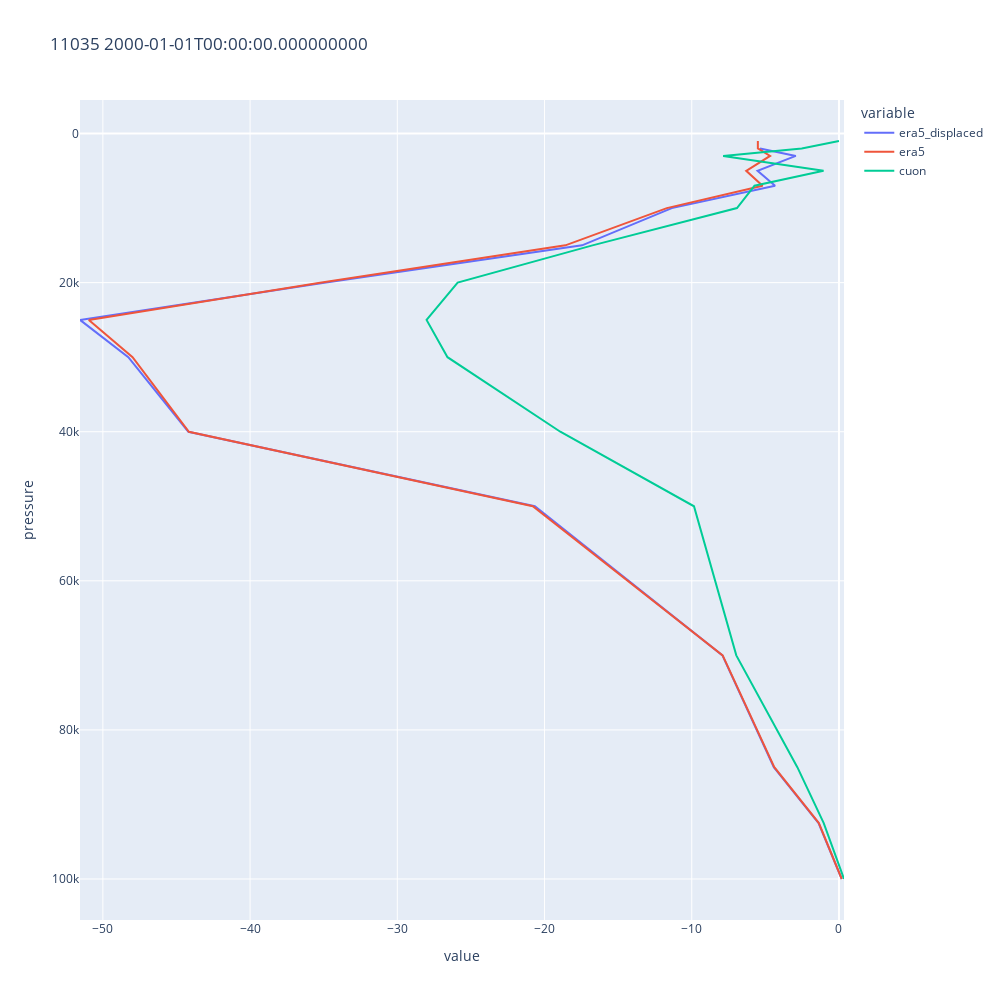
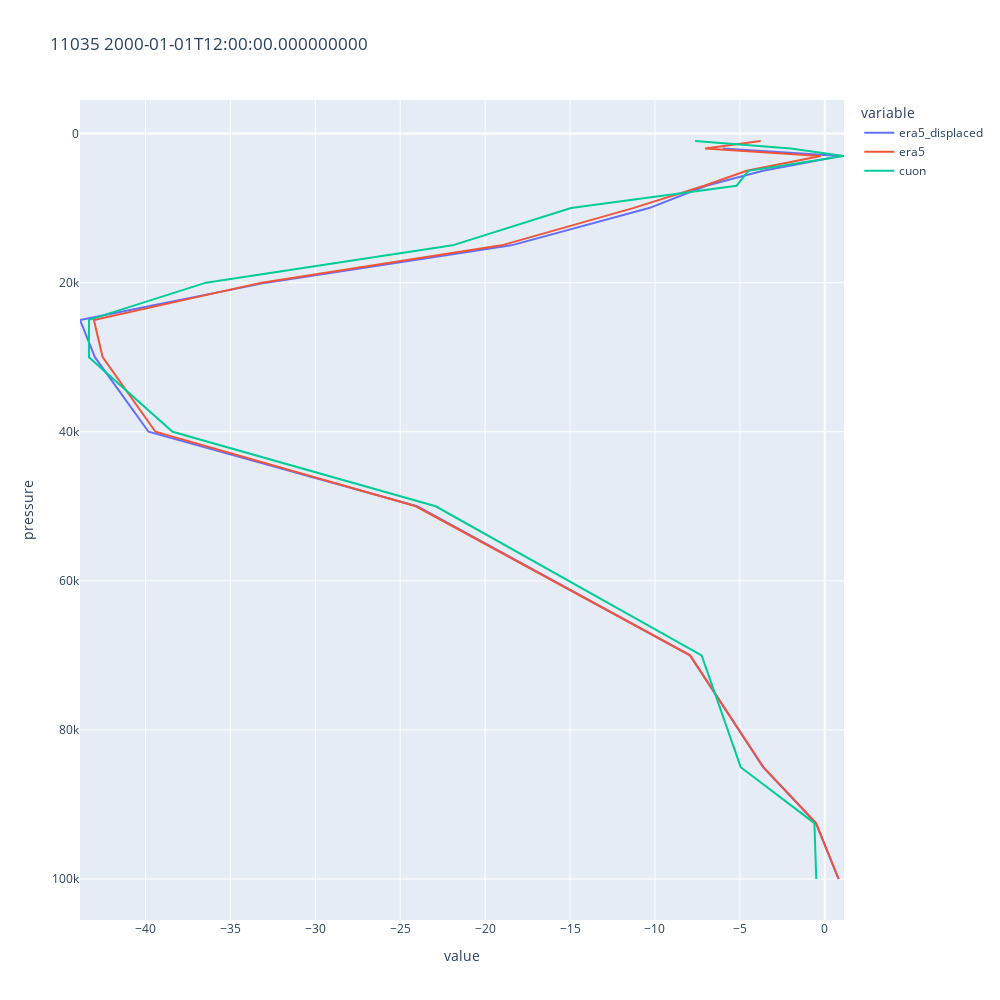
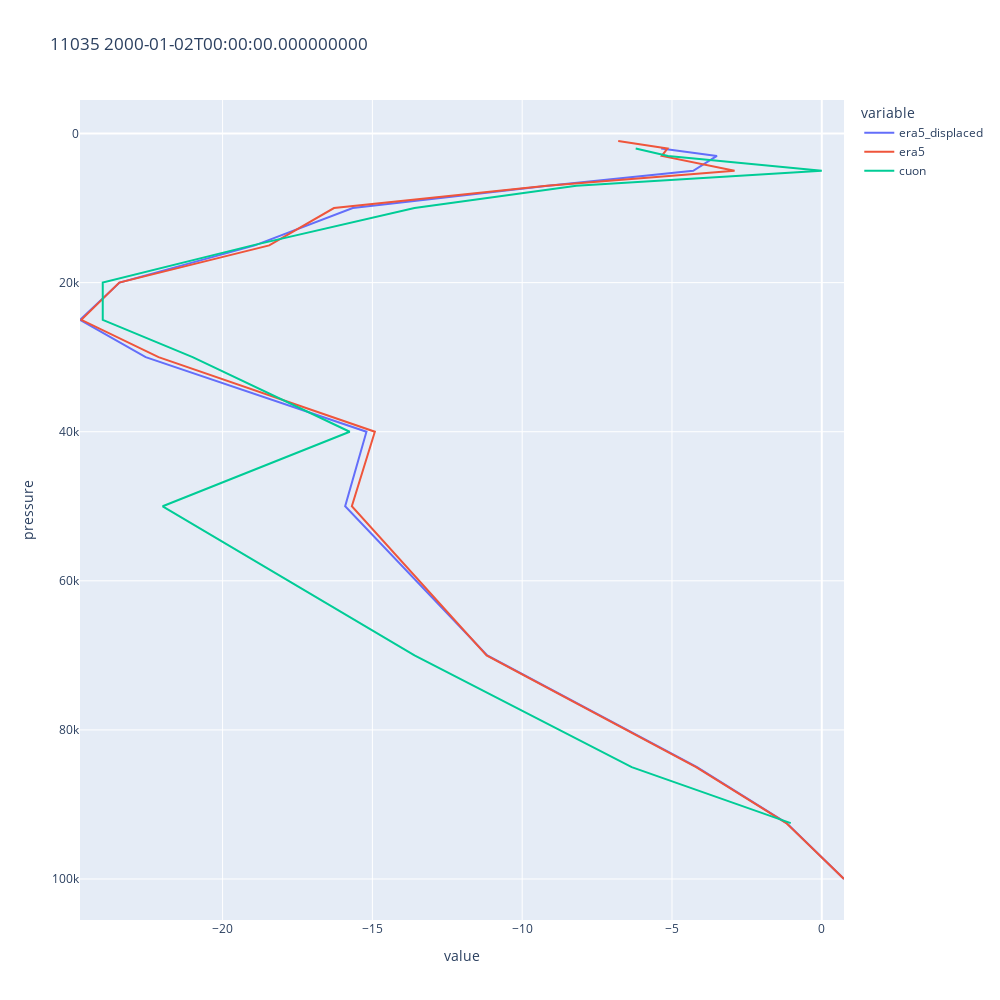
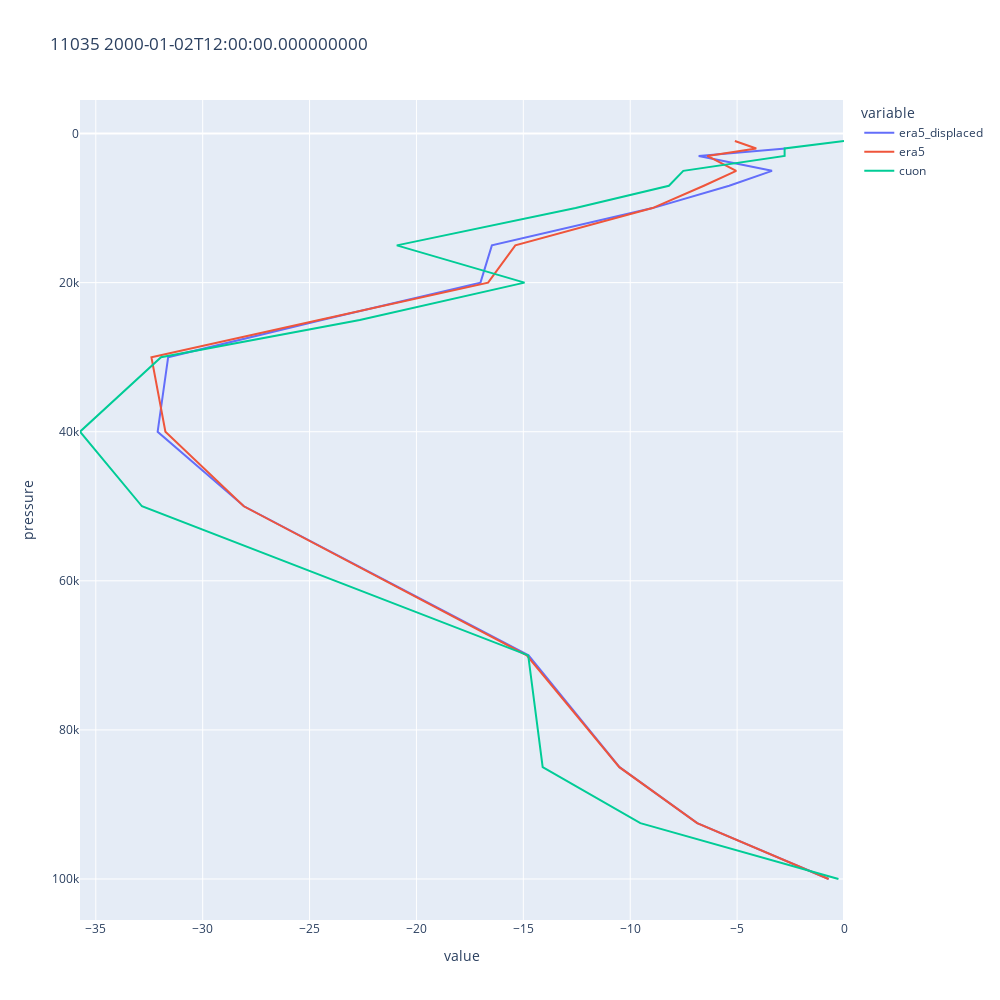

Source (notebook cell) for these figures, in order:
### Code cell
year = 2000
mon = 1
sid = '11035'
conv_file = glob.glob('/mnt/users/scratch/leo/scratch/converted_v9/*' + sid + '*_CEUAS_merged_v1.nc')[0]

dt_from = datetime_to_seconds(np.datetime64(str(year)+'-01-01'))
dt_to = datetime_to_seconds(np.datetime64(str(year)+'-12-31'))

df_dict = {}
h_df_dict = {}

with h5py.File(conv_file, 'r') as file:
    rts = file['recordindices']['recordtimestamp'][:]
    idx = np.where(np.logical_and((rts >= dt_from), (rts <= dt_to)))[0]
    if len(idx) == 0:
        print('(1) NO DATA FOUND IN CONVERTED_V9: ', sid)

    h_idx = file['recordindices']['140'][idx]
    t_idx = file['recordindices']['126'][idx]
    plevs = [1000,2000,3000,5000,7000,10000,15000,20000,25000,30000,40000,50000,70000,85000,92500,100000]


    mask = file['observations_table']['z_coordinate'][t_idx[0]:t_idx[-1]]
    mask = np.isin(mask,plevs)

    h_mask = file['observations_table']['z_coordinate'][h_idx[0]:h_idx[-1]]
    h_mask = np.isin(h_mask,plevs)

    t_len = len(mask[mask == True])

    df_dict['z_coordinate'] = list(file['observations_table']['z_coordinate'][t_idx[0]:t_idx[-1]][mask])
    df_dict['date_time'] = list(file['observations_table']['date_time'][t_idx[0]:t_idx[-1]][mask])
#             df_dict['observation_value'] = list(file['observations_table']['observation_value'][t_idx[0]:t_idx[-1]][mask])
    df_dict['latitude'] = list(file['observations_table']['latitude'][t_idx[0]:t_idx[-1]][mask])
    df_dict['longitude'] = list(file['observations_table']['longitude'][t_idx[0]:t_idx[-1]][mask])
    repid = np.asarray(file['observations_table']['report_id'][t_idx[0]:t_idx[-1]][mask])
    df_dict['report_id'] = list(repid.view('|S{}'.format(repid.shape[1])).flatten().astype(str))

    df_dict['latitude_displacement'] = list(file['advanced_homogenisation']['latitude_displacement'][t_idx[0]:t_idx[-1]][mask])
    df_dict['longitude_displacement'] = list(file['advanced_homogenisation']['longitude_displacement'][t_idx[0]:t_idx[-1]][mask])
    df_dict['time_since_launch'] = list(file['advanced_homogenisation']['time_since_launch'][t_idx[0]:t_idx[-1]][mask])

    h_df_dict['z_coordinate'] = list(file['observations_table']['z_coordinate'][h_idx[0]:h_idx[-1]][h_mask])
    h_df_dict['date_time'] = list(file['observations_table']['date_time'][h_idx[0]:h_idx[-1]][h_mask])
    h_df_dict['observation_value'] = list(file['observations_table']['observation_value'][h_idx[0]:h_idx[-1]][h_mask])

    df_dict['variable'] = ['v']*t_len

    df_dict['date_time'] = seconds_to_datetime(df_dict['date_time'])
    df = pd.DataFrame.from_dict(df_dict)

    h_df_dict['date_time'] = seconds_to_datetime(h_df_dict['date_time'])
    h_df = pd.DataFrame.from_dict(h_df_dict)

    # put dfs together:
    df = df.merge(h_df, how='inner', on=['date_time','z_coordinate'])


files = glob.glob('/mnt/scratch/scratch/leo/scratch/era5/gridded/era5fct.'+str(year)+str(mon).zfill(2)+'*.132.nc')[0]
ds_fc = xr.load_dataset(files)

look_at = df[df.date_time.dt.month == mon]
look_at = np.unique(look_at.date_time)
for i in look_at[:15]:
    var_list = []
    undis_list = []
    cuon_list = []
    cuon_press = []
    
    out_dict = {}
    ds_fc_time = ds_fc.sel(time=i, method='nearest')
    station_lat = df.latitude.iloc[0]
    station_lon = df.longitude.iloc[0]
    lon = station_lon
    if lon < 0:
        lon = 360.+lon
    ds_now = ds_fc_time.interp(latitude=[station_lat], longitude=[lon], method="linear")
    undis_list = np.array(ds_now.v)
    
    for j in np.array(ds_fc_time.level): #10,20,...,1000
        step = find_nearest(df.z_coordinate, j*100)
        input_data_step = df[df.z_coordinate == step]
        station_lat = df.latitude.iloc[0] + np.array(input_data_step.latitude_displacement)[0]
        station_lon = df.longitude.iloc[0] + np.array(input_data_step.longitude_displacement)[0]
        lon = station_lon
        if lon < 0:
            lon = 360.+lon

        
        ds_now = ds_fc_time.interp(latitude=[station_lat], longitude=[lon], method="linear")
        var = ds_now.v.sel(level = j)
        var_list.append(float(var))
        cv = df[np.logical_and(df.date_time == i,  df.z_coordinate == step)].observation_value.values
        cuon_list.append((np.nan if len(cv) == 0 else float(cv[0])))
        cuon_press.append(step)
        
    out_dict['era5_displaced'] = drop_dims(var_list)
    out_dict['era5'] = drop_dims(undis_list)
    out_dict['cuon'] = drop_dims(cuon_list)
    
    out_dict['pressure'] = drop_dims(ds_fc_time.level) * 100.
    out_dict['cuon_pressure']= drop_dims(cuon_press)
    out_df = pd.DataFrame.from_dict(out_dict)

    lineplt = px.line(
        title = str(sid) + ' ' + str(i),
        data_frame = out_df,
        x=['era5_displaced', 'era5', 'cuon'],
        y='pressure',
        # color= 'Country',
        hover_name='pressure',
        width= 1000, height=1000,
        # color_discrete_sequence=['rgb(23, 153, 59)','rgb(214, 163, 21)','rgb(40, 48, 165)', 'rgb(210, 0, 38)'],
    )
    lineplt['layout']['yaxis']['autorange'] = "reversed"
    lineplt.show()

### Figure 1 — Plotly figure (JSON) as saved in the notebook; plotly's stock layout.template omitted (floating-point values rounded to 4 significant figures)
{"data": [{"hovertemplate": "<b>%{hovertext}</b><br><br>variable=era5_displaced<br>value=%{x}<br>pressure=%{y}<extra></extra>", "hovertext": [1000, 2000, 3000, 5000, 7000, 10000, 15000, 20000, 25000, 30000, 40000, 50000, 70000, 85000, 92500, 100000], "legendgroup": "era5_displaced", "line": {"color": "#636efa", "dash": "solid"}, "marker": {"symbol": "circle"}, "mode": "lines", "name": "era5_displaced", "orientation": "v", "showlegend": true, "type": "scatter", "x": [null, -5.362, -2.932, -5.53, -4.341, -11.36, -17.45, -34.96, -51.55, -48.27, -44.19, -20.66, -7.914, -4.427, -1.386, 0.1893], "xaxis": "x", "y": [1000, 2000, 3000, 5000, 7000, 10000, 15000, 20000, 25000, 30000, 40000, 50000, 70000, 85000, 92500, 100000], "yaxis": "y"}, {"hovertemplate": "<b>%{hovertext}</b><br><br>variable=era5<br>value=%{x}<br>pressure=%{y}<extra></extra>", "hovertext": [1000, 2000, 3000, 5000, 7000, 10000, 15000, 20000, 25000, 30000, 40000, 50000, 70000, 85000, 92500, 100000], "legendgroup": "era5", "line": {"color": "#EF553B", "dash": "solid"}, "marker": {"symbol": "circle"}, "mode": "lines", "name": "era5", "orientation": "v", "showlegend": true, "type": "scatter", "x": [-5.508, -5.509, -4.68, -6.3, -5.19, -11.69, -18.58, -35.25, -50.95, -47.98, -44.16, -20.8, -7.901, -4.392, -1.365, 0.1893], "xaxis": "x", "y": [1000, 2000, 3000, 5000, 7000, 10000, 15000, 20000, 25000, 30000, 40000, 50000, 70000, 85000, 92500, 100000], "yaxis": "y"}, {"hovertemplate": "<b>%{hovertext}</b><br><br>variable=cuon<br>value=%{x}<br>pressure=%{y}<extra></extra>", "hovertext": [1000, 2000, 3000, 5000, 7000, 10000, 15000, 20000, 25000, 30000, 40000, 50000, 70000, 85000, 92500, 100000], "legendgroup": "cuon", "line": {"color": "#00cc96", "dash": "solid"}, "marker": {"symbol": "circle"}, "mode": "lines", "name": "cuon", "orientation": "v", "showlegend": true, "type": "scatter", "x": [7.16e-15, -2.528, -7.866, -1.046, -5.736, -6.928, -16.74, -25.9, -28.01, -26.59, -18.93, -9.848, -6.973, -2.828, -1.035, 0.342], "xaxis": "x", "y": [1000, 2000, 3000, 5000, 7000, 10000, 15000, 20000, 25000, 30000, 40000, 50000, 70000, 85000, 92500, 100000], "yaxis": "y"}], "layout": {"height": 1000, "legend": {"title": {"text": "variable"}, "tracegroupgap": 0}, "title": {"text": "11035 2000-01-01T00:00:00.000000000"}, "width": 1000, "xaxis": {"anchor": "y", "autorange": true, "domain": [0, 1], "range": [-51.55, 0.342], "title": {"text": "value"}, "type": "linear"}, "yaxis": {"anchor": "x", "autorange": true, "domain": [0, 1], "range": [105500, -4500], "title": {"text": "pressure"}, "type": "linear"}}}

### Figure 2 — Plotly figure (JSON) as saved in the notebook; plotly's stock layout.template omitted (floating-point values rounded to 4 significant figures)
{"data": [{"hovertemplate": "<b>%{hovertext}</b><br><br>variable=era5_displaced<br>value=%{x}<br>pressure=%{y}<extra></extra>", "hovertext": [1000, 2000, 3000, 5000, 7000, 10000, 15000, 20000, 25000, 30000, 40000, 50000, 70000, 85000, 92500, 100000], "legendgroup": "era5_displaced", "line": {"color": "#636efa", "dash": "solid"}, "marker": {"symbol": "circle"}, "mode": "lines", "name": "era5_displaced", "orientation": "v", "showlegend": true, "type": "scatter", "x": [null, -6.018, 0.9467, -3.64, -6.981, -10.34, -18.46, -32.89, -43.86, -42.98, -39.82, -24.0, -7.932, -3.633, -0.5256, 0.8162], "xaxis": "x", "y": [1000, 2000, 3000, 5000, 7000, 10000, 15000, 20000, 25000, 30000, 40000, 50000, 70000, 85000, 92500, 100000], "yaxis": "y"}, {"hovertemplate": "<b>%{hovertext}</b><br><br>variable=era5<br>value=%{x}<br>pressure=%{y}<extra></extra>", "hovertext": [1000, 2000, 3000, 5000, 7000, 10000, 15000, 20000, 25000, 30000, 40000, 50000, 70000, 85000, 92500, 100000], "legendgroup": "era5", "line": {"color": "#EF553B", "dash": "solid"}, "marker": {"symbol": "circle"}, "mode": "lines", "name": "era5", "orientation": "v", "showlegend": true, "type": "scatter", "x": [-3.773, -7.044, -0.2295, -4.596, -7.099, -11.29, -19.03, -33.16, -43.04, -42.53, -39.42, -24.08, -7.934, -3.607, -0.5119, 0.8162], "xaxis": "x", "y": [1000, 2000, 3000, 5000, 7000, 10000, 15000, 20000, 25000, 30000, 40000, 50000, 70000, 85000, 92500, 100000], "yaxis": "y"}, {"hovertemplate": "<b>%{hovertext}</b><br><br>variable=cuon<br>value=%{x}<br>pressure=%{y}<extra></extra>", "hovertext": [1000, 2000, 3000, 5000, 7000, 10000, 15000, 20000, 25000, 30000, 40000, 50000, 70000, 85000, 92500, 100000], "legendgroup": "cuon", "line": {"color": "#00cc96", "dash": "solid"}, "marker": {"symbol": "circle"}, "mode": "lines", "name": "cuon", "orientation": "v", "showlegend": true, "type": "scatter", "x": [-7.641, -2.005, 1.133, -4.5, -5.196, -14.94, -21.92, -36.44, -43.33, -43.33, -38.41, -22.91, -7.25, -4.95, -0.6101, -0.5], "xaxis": "x", "y": [1000, 2000, 3000, 5000, 7000, 10000, 15000, 20000, 25000, 30000, 40000, 50000, 70000, 85000, 92500, 100000], "yaxis": "y"}], "layout": {"height": 1000, "legend": {"title": {"text": "variable"}, "tracegroupgap": 0}, "title": {"text": "11035 2000-01-01T12:00:00.000000000"}, "width": 1000, "xaxis": {"anchor": "y", "autorange": true, "domain": [0, 1], "range": [-43.86, 1.133], "title": {"text": "value"}, "type": "linear"}, "yaxis": {"anchor": "x", "autorange": true, "domain": [0, 1], "range": [105500, -4500], "title": {"text": "pressure"}, "type": "linear"}}}

### Figure 3 — Plotly figure (JSON) as saved in the notebook; plotly's stock layout.template omitted (floating-point values rounded to 4 significant figures)
{"data": [{"hovertemplate": "<b>%{hovertext}</b><br><br>variable=era5_displaced<br>value=%{x}<br>pressure=%{y}<extra></extra>", "hovertext": [1000, 2000, 3000, 5000, 7000, 10000, 15000, 20000, 25000, 30000, 40000, 50000, 70000, 85000, 92500, 100000], "legendgroup": "era5_displaced", "line": {"color": "#636efa", "dash": "solid"}, "marker": {"symbol": "circle"}, "mode": "lines", "name": "era5_displaced", "orientation": "v", "showlegend": true, "type": "scatter", "x": [null, -5.361, -3.5, -4.291, -9.14, -15.66, -18.92, -23.44, -24.76, -22.57, -15.2, -15.91, -11.17, -4.164, -1.175, 0.7413], "xaxis": "x", "y": [1000, 2000, 3000, 5000, 7000, 10000, 15000, 20000, 25000, 30000, 40000, 50000, 70000, 85000, 92500, 100000], "yaxis": "y"}, {"hovertemplate": "<b>%{hovertext}</b><br><br>variable=era5<br>value=%{x}<br>pressure=%{y}<extra></extra>", "hovertext": [1000, 2000, 3000, 5000, 7000, 10000, 15000, 20000, 25000, 30000, 40000, 50000, 70000, 85000, 92500, 100000], "legendgroup": "era5", "line": {"color": "#EF553B", "dash": "solid"}, "marker": {"symbol": "circle"}, "mode": "lines", "name": "era5", "orientation": "v", "showlegend": true, "type": "scatter", "x": [-6.795, -5.15, -5.341, -2.911, -9.175, -16.28, -18.44, -23.45, -24.71, -22.14, -14.92, -15.69, -11.19, -4.195, -1.185, 0.7413], "xaxis": "x", "y": [1000, 2000, 3000, 5000, 7000, 10000, 15000, 20000, 25000, 30000, 40000, 50000, 70000, 85000, 92500, 100000], "yaxis": "y"}, {"hovertemplate": "<b>%{hovertext}</b><br><br>variable=cuon<br>value=%{x}<br>pressure=%{y}<extra></extra>", "hovertext": [1000, 2000, 3000, 5000, 7000, 10000, 15000, 20000, 25000, 30000, 40000, 50000, 70000, 85000, 92500, 100000], "legendgroup": "cuon", "line": {"color": "#00cc96", "dash": "solid"}, "marker": {"symbol": "circle"}, "mode": "lines", "name": "cuon", "orientation": "v", "showlegend": true, "type": "scatter", "x": [null, -6.212, -5.13, 1.47e-15, -8.192, -13.59, -19, -24, -24, -21, -15.76, -22, -13.59, -6.344, -1.035, null], "xaxis": "x", "y": [1000, 2000, 3000, 5000, 7000, 10000, 15000, 20000, 25000, 30000, 40000, 50000, 70000, 85000, 92500, 100000], "yaxis": "y"}], "layout": {"height": 1000, "legend": {"title": {"text": "variable"}, "tracegroupgap": 0}, "title": {"text": "11035 2000-01-02T00:00:00.000000000"}, "width": 1000, "xaxis": {"anchor": "y", "autorange": true, "domain": [0, 1], "range": [-24.76, 0.7413], "title": {"text": "value"}, "type": "linear"}, "yaxis": {"anchor": "x", "autorange": true, "domain": [0, 1], "range": [105500, -4500], "title": {"text": "pressure"}, "type": "linear"}}}

### Figure 4 — Plotly figure (JSON) as saved in the notebook; plotly's stock layout.template omitted (floating-point values rounded to 4 significant figures)
{"data": [{"hovertemplate": "<b>%{hovertext}</b><br><br>variable=era5_displaced<br>value=%{x}<br>pressure=%{y}<extra></extra>", "hovertext": [1000, 2000, 3000, 5000, 7000, 10000, 15000, 20000, 25000, 30000, 40000, 50000, 70000, 85000, 92500, 100000], "legendgroup": "era5_displaced", "line": {"color": "#636efa", "dash": "solid"}, "marker": {"symbol": "circle"}, "mode": "lines", "name": "era5_displaced", "orientation": "v", "showlegend": true, "type": "scatter", "x": [null, -2.734, -6.798, -3.368, -5.371, -8.953, -16.47, -17.01, -24.42, -31.61, -32.11, -28.07, -14.76, -10.5, -6.865, -0.7192], "xaxis": "x", "y": [1000, 2000, 3000, 5000, 7000, 10000, 15000, 20000, 25000, 30000, 40000, 50000, 70000, 85000, 92500, 100000], "yaxis": "y"}, {"hovertemplate": "<b>%{hovertext}</b><br><br>variable=era5<br>value=%{x}<br>pressure=%{y}<extra></extra>", "hovertext": [1000, 2000, 3000, 5000, 7000, 10000, 15000, 20000, 25000, 30000, 40000, 50000, 70000, 85000, 92500, 100000], "legendgroup": "era5", "line": {"color": "#EF553B", "dash": "solid"}, "marker": {"symbol": "circle"}, "mode": "lines", "name": "era5", "orientation": "v", "showlegend": true, "type": "scatter", "x": [-5.104, -4.104, -6.396, -5.041, -6.555, -8.958, -15.38, -16.65, -24.56, -32.4, -31.74, -28.08, -14.84, -10.51, -6.869, -0.7191], "xaxis": "x", "y": [1000, 2000, 3000, 5000, 7000, 10000, 15000, 20000, 25000, 30000, 40000, 50000, 70000, 85000, 92500, 100000], "yaxis": "y"}, {"hovertemplate": "<b>%{hovertext}</b><br><br>variable=cuon<br>value=%{x}<br>pressure=%{y}<extra></extra>", "hovertext": [1000, 2000, 3000, 5000, 7000, 10000, 15000, 20000, 25000, 30000, 40000, 50000, 70000, 85000, 92500, 100000], "legendgroup": "cuon", "line": {"color": "#00cc96", "dash": "solid"}, "marker": {"symbol": "circle"}, "mode": "lines", "name": "cuon", "orientation": "v", "showlegend": true, "type": "scatter", "x": [5.51e-15, -2.778, -2.778, -7.518, -8.192, -12.56, -20.92, -14.94, -22.65, -31.95, -35.74, -32.84, -14.77, -14.1, -9.526, -0.2588], "xaxis": "x", "y": [1000, 2000, 3000, 5000, 7000, 10000, 15000, 20000, 25000, 30000, 40000, 50000, 70000, 85000, 92500, 100000], "yaxis": "y"}], "layout": {"height": 1000, "legend": {"title": {"text": "variable"}, "tracegroupgap": 0}, "title": {"text": "11035 2000-01-02T12:00:00.000000000"}, "width": 1000, "xaxis": {"anchor": "y", "autorange": true, "domain": [0, 1], "range": [-35.74, 5.51e-15], "title": {"text": "value"}, "type": "linear"}, "yaxis": {"anchor": "x", "autorange": true, "domain": [0, 1], "range": [105500, -4500], "title": {"text": "pressure"}, "type": "linear"}}}
